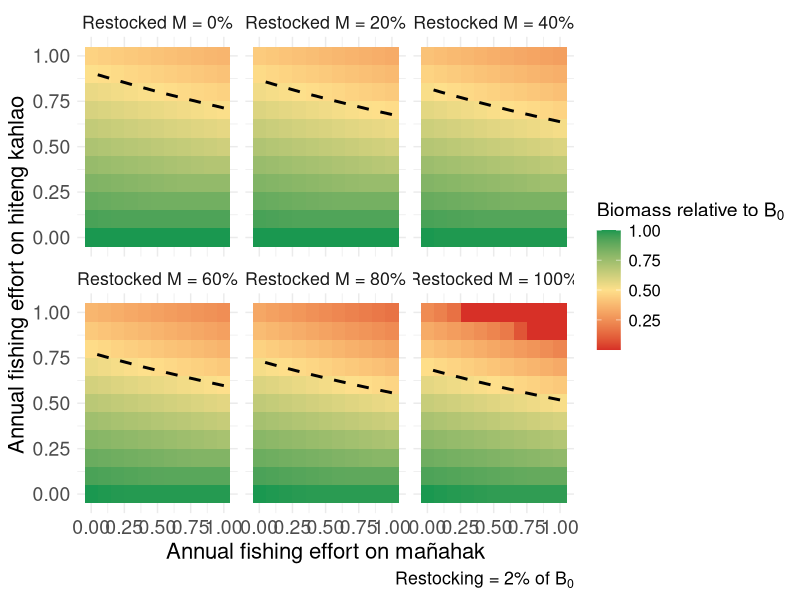

Reproduce this figure in R.
library(tidyverse)
library(viridis)

# Parameters
burn_in_time <- 100  # Define burn-in period of 100 timesteps
time_steps <- 200 

#juvenile_survival_rate <- 1 - ((0.429 * 2) / 2)
#subadult_survival_rate <- 1 - ((0.429 * 1.5) / 2)
#adult_survival_rate <- 1 - (0.429 / 2)

#mortality
juvenile_mortality <- 0.9 / 2
subadult_mortality <- 0.54 / 2
adult_mortality <- 0.33 / 2
juvenile_survival_rate <- 1 - juvenile_mortality
subadult_survival_rate <- 1 - subadult_mortality
adult_survival_rate <-  1 - adult_mortality

juvenile_to_subadult_rate <- 1
subadult_to_adult_rate <- 0.5

reproduction_rate <- 2
reproduction_rate_2 <- 1.5

carrying_capacity <- 68
time_steps <- 500

# Parameter ranges
fishing_effort_values <- seq(0, 0.5, by = 0.05)

# Define the range of restocking mortality rates
restocking_mortality_rates <- seq(0, 1, by = 0.2)

#restocking scenario
restocked_juveniles = 1

#Current fishing for burn in
F_current_instantaneous <- 0.09
F_current_discrete <- (1 - exp(-F_current_instantaneous)) / 2
F_current_discrete_juv <- 0.01



run_simulation <- function(F_adults, F_juveniles, restocked_juveniles, restocking_mortality_rate, burn_in_time = 100) {
  juvenile_population <- 10
  subadult_population <- 10
  adult_population <- 10
  
  # Store population over time
  population_over_time <- numeric(time_steps)
  # restocked_dagge_values <- numeric(time_steps)  # To store restocked dagge values
  
  for (t in 1:time_steps) {
    if (t <= burn_in_time) {
      # Burn-in period with zero fishing and zero restocking
      # Try burn in with "current" fishing
      F_adults_current <- F_current_discrete #0
      F_juveniles_current <- F_current_discrete_juv #0
      restocking <- 0
    } else {
      # Post burn-in period with specified fishing and restocking
      F_adults_current <- F_adults
      F_juveniles_current <- F_juveniles
      restocking <- restocked_juveniles
    }
    
    if (t %% 2 == 0) {
      current_reproduction_rate <- reproduction_rate
    } else {
      current_reproduction_rate <- reproduction_rate_2
    }
    
    total_population <- juvenile_population + subadult_population + adult_population
    new_juveniles <- adult_population * current_reproduction_rate * (1 - total_population / carrying_capacity)
    surviving_juveniles <- juvenile_population * juvenile_survival_rate * (1 - F_juveniles_current)
    new_subadults <- juvenile_population * juvenile_to_subadult_rate
    surviving_subadults <- subadult_population * subadult_survival_rate
    new_adults <- subadult_population * subadult_to_adult_rate
    surviving_adults <- adult_population * adult_survival_rate * (1 - F_adults_current)
    
    if (t %% 2 == 0) {
      juvenile_population <- max(0, new_juveniles + surviving_juveniles - new_subadults - restocking)
      restocked_dagge <- restocking + (2.35 * (1 - restocking / carrying_capacity))
      
      #restocked_dagge_values[t] <- restocked_dagge  # Store restocked dagge value
      subadult_population <- max(0, new_subadults + surviving_subadults - new_adults + (restocked_dagge* (1 - restocking_mortality_rate)))
    } else {
      juvenile_population <- max(0, new_juveniles + surviving_juveniles - new_subadults)
      subadult_population <- max(0, new_subadults + surviving_subadults - new_adults)
    }
    
    adult_population <- max(0, new_adults + surviving_adults)
    
    # Store total population at each timestep
    total_population <- juvenile_population + subadult_population + adult_population
    population_over_time[t] <- total_population 
    avg_population_last_20 <- mean(population_over_time[(time_steps - 19):time_steps])
    
  }
  
  # Calculate the average restocked dagge for the last 20 timesteps
  # Return the average of the last 20 timesteps and the average restocked dagge
  return(avg_population_last_20)
}
















# Sensitivity analysis loop
all_results <- data.frame()

for (restocking_mortality_rate in restocking_mortality_rates) {
  # Create a dataframe to store results for this restocking mortality rate
  sensitivity_results <- expand.grid(
    F_adults = fishing_effort_values,
    F_juveniles = fishing_effort_values
  ) %>%
    mutate(
      Avg_Total_Population = 0
    )
  
  # Reference population with zero fishing effort
  reference_population <- run_simulation(
    F_adults = 0,
    F_juveniles = 0,
    restocked_juveniles = 1,
    restocking_mortality_rate = restocking_mortality_rate,
    burn_in_time = 100
  )
  
  # Sensitivity analysis loop
  for (i in seq_len(nrow(sensitivity_results))) {
    sensitivity_results$Avg_Total_Population[i] <- run_simulation(
      F_adults = sensitivity_results$F_adults[i],
      F_juveniles = sensitivity_results$F_juveniles[i],
      restocked_juveniles = 1,
      restocking_mortality_rate = restocking_mortality_rate,
      burn_in_time = 100
    )
  }
  
  # Normalize by the reference population
  sensitivity_results <- sensitivity_results %>%
    mutate(
      Relative_Population = Avg_Total_Population / reference_population,
      Restocking_Mortality = paste0(restocking_mortality_rate * 100, "%")
    )
  
  # Combine results for all restocking mortality rates
  all_results <- bind_rows(all_results, sensitivity_results)
}

# Custom labeller function for restocking mortality
restocking_labeller <- function(values) {
  paste("Restocked M =", values)
}



all_results$Restocking_Mortality <- factor(all_results$Restocking_Mortality,
                                       levels = c("0%", "20%", "40%", "60%", "80%", "100%"))


# Update the code to use this custom labeller
figure6<-ggplot(all_results, aes(x = F_juveniles*2, y = F_adults*2, fill = Relative_Population)) +
  geom_tile() +
  geom_contour(
    aes(z = Relative_Population), 
    breaks = 0.5, 
    color = "black", 
    linetype = "dashed", 
    linewidth = 1
  ) +
  facet_wrap(
    ~Restocking_Mortality, 
    labeller = labeller(Restocking_Mortality = function(values) restocking_labeller(values))
  ) +
  scale_fill_gradientn(
    colors = c("#d73027", "#fee08b", "#1a9850"), # Color-blind friendly palette
    name = bquote("Biomass relative to"~B[0]),
  ) +
  labs(
    x = "Annual fishing effort on mañahak",
    y = "Annual fishing effort on hiteng kahlao",
    caption = bquote("Restocking = 2% of"~B[0]),
  ) +
  theme_minimal() +
  theme(
    text = element_text(size = 16),
    plot.title = element_text(size = 16),
    axis.title = element_text(size = 16),
    axis.text = element_text(size = 14),
    legend.title = element_text(size = 14),
    legend.text = element_text(size = 12)
  )



ggsave("~/Desktop/rabbitfish_figure6.png", figure6, width=10, height=6, bg="transparent")




all_results %>% filter(Restocking_Mortality == "100%")




















